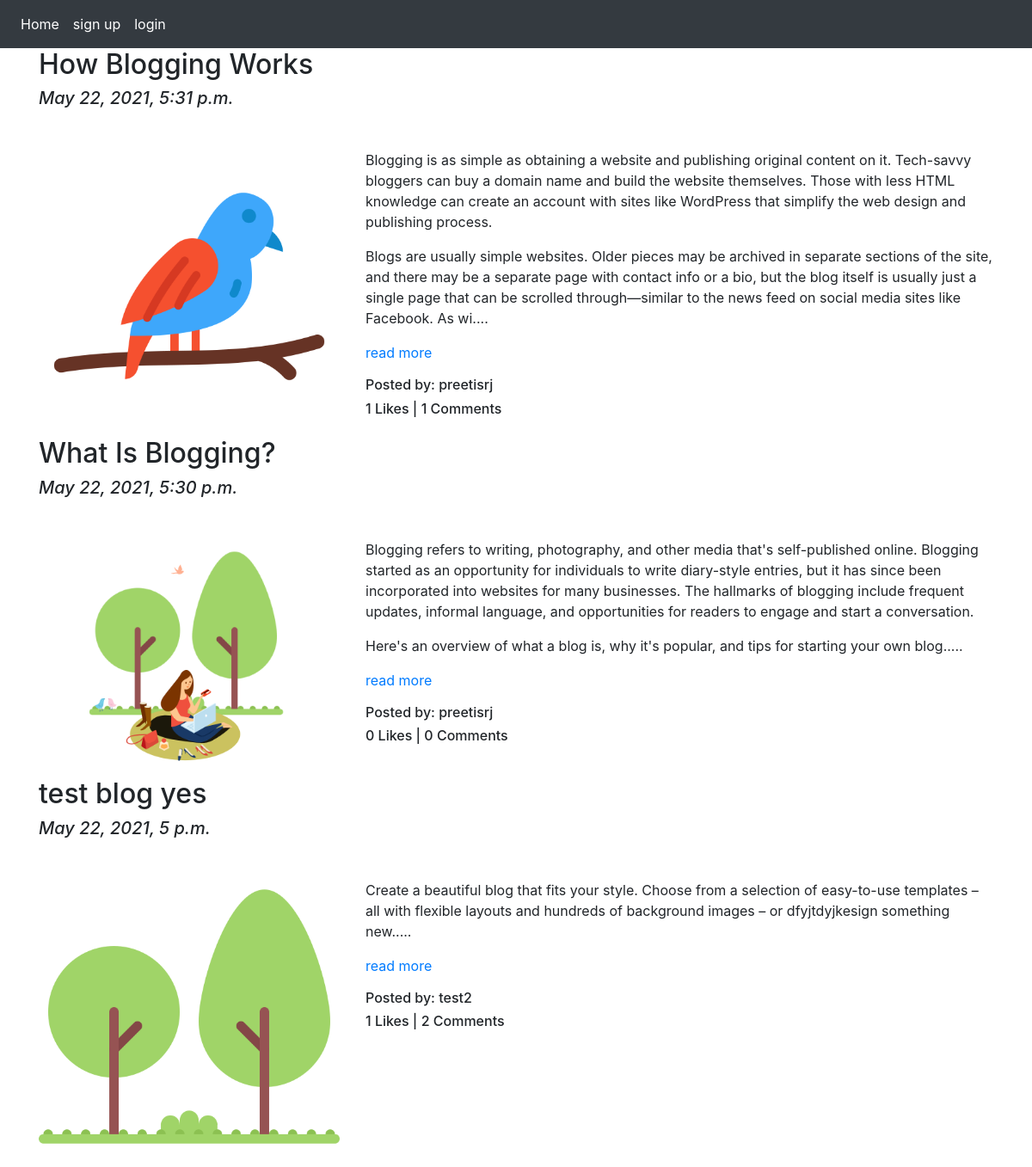
Screenshot of /blog/ with the database file from the repository.
### App_blog/models.py (models this page shows, shortened)
class Blog(models.Model):
    author = models.ForeignKey(User,on_delete=models.CASCADE, related_name='post_author')
    blog_title = models.CharField(max_length=300,verbose_name="Put a Title")
    slug = models.SlugField(max_length=264, unique=True)
    blog_content = models.TextField(verbose_name="What is on your mind?")
    blog_image = models.ImageField(upload_to='blog_image', verbose_name="Blog image")
    publish_date = models.DateTimeField(auto_now_add=True)
    update_date = models.DateTimeField(auto_now=True)
    class Meta:
        ordering =['-publish_date']

### App_blog/views.py (the view)
# urls.py: path('',views.Bloglist.as_view(), name='blog_list'),
class Bloglist(ListView):
    context_object_name = 'blogs'
    model = Blog
    template_name = 'App_blog/blog_list.html'

### App_blog/templatetags/custom_filters.py (called while the page is built)
def range_filter(value):
    return value[0:600] + "...."

### templates/App_blog/blog_list.html (shortened to what this page needs)
{% extends 'base.html' %}
{%load custom_filters %}
{% block body_block %}
{% for blog in blogs%}
<h2>{{blog.blog_title}}</h2>
<h5><i>{{blog.publish_date}}</i></h5>
<br>
<div class="row">
    <div class="col-sm-4">
        <img src="/media/{{blog.blog_image}}" alt="{{blog.blog_title}}" title="{{blog.blog_title}}" width="100%">
    </div>
    <br>
    <div class="col-sm-8">
     <p>{{ blog.blog_content|range_filter|linebreaks }}<a href="{%url 'App_blog:blog_details' blog.slug %}">read more</a></p>
     <h6>Posted by: {{blog.author}}</h6>
    <h6>{{blog.liked_blog.count}} Likes | {{blog.blog_comment.count}} Comments </h6>
    </div>
</div>
{%endfor%}
{% endblock%}

### templates/base.html (shortened to what this page needs)
<!doctype html>
<html lang="en">
  <head>
    <link rel="stylesheet" href="https://maxcdn.bootstrapcdn.com/bootstrap/4.0.0/css/bootstrap.min.css"
>
    <link rel="stylesheet" href="https://maxcdn.bootstrapcdn.com/font-awesome/4.6.3/css/font-awesome.min.css">
  </head>
  <body>
   <nav class="navbar navbar-expand-sm bg-dark navbar-dark">
   <ul class="navbar-nav">
      <li class="nav-item active">
           <a class="nav-link" href="{% url 'index'%}">Home</a>
       </li>
      {%if user.is_authenticated %}
        <li class="nav-item active">
           <a class="nav-link" href="{% url 'App_blog:create_blog'%}">Write Blog</a>
       </li>
        <li class="nav-item active">
           <a class="nav-link" href="{% url 'App_login:logout'%}">logout</a>
       </li>
        <li class="nav-item active">
           <a class="nav-link" href="{% url 'App_login:profile'%}">profile</a>
       </li>
       {%else%}
       <li class="nav-item active">
           <a class="nav-link" href="{% url 'App_login:signup'%}">sign up</a>
       </li>
        <li class="nav-item active">
           <a class="nav-link" href="{% url 'App_login:signin'%}">login</a>
       </li>
     {%endif%}
   </ul>
   </nav>
 <div class="container">
  {% block body_block%}
  {% endblock %}
 </div>
  </body>
</html>

### rows the page displays
Blog: blog_title "How Blogging Works", publish_date "May 22, 2021, 5:31 p.m.", blog_image (picture), blog_content|range_filter "Blogging is as simple as obtaining a website and publishing original content on it. Tech-savvy bloggers can buy a domain name and build the website themselves. Those with less HTML knowledge can create an account with sites like WordPress that simplify the web design and publishing process. Blogs are usually simple websites. Older pieces may be archived in separate sections of the site, and there may be a separate page with contact info or a bio, but the blog itself is usually just a single page that can be scrolled through—similar to the news feed on social media sites like Facebook. As wi....", author "preetisrj", liked_blog.count "1", blog_comment.count "1"
Blog: blog_title "What Is Blogging?", publish_date "May 22, 2021, 5:30 p.m.", blog_image (picture), blog_content|range_filter "Blogging refers to writing, photography, and other media that's self-published online. Blogging started as an opportunity for individuals to write diary-style entries, but it has since been incorporated into websites for many businesses. The hallmarks of blogging include frequent updates, informal language, and opportunities for readers to engage and start a conversation. Here's an overview of what a blog is, why it's popular, and tips for starting your own blog.....", author "preetisrj", liked_blog.count "0", blog_comment.count "0"
Blog: blog_title "test blog yes", publish_date "May 22, 2021, 5 p.m.", blog_image (picture), blog_content|range_filter "Create a beautiful blog that fits your style. Choose from a selection of easy-to-use templates – all with flexible layouts and hundreds of background images – or dfyjtdyjkesign something new.....", author "test2", liked_blog.count "1", blog_comment.count "2"
